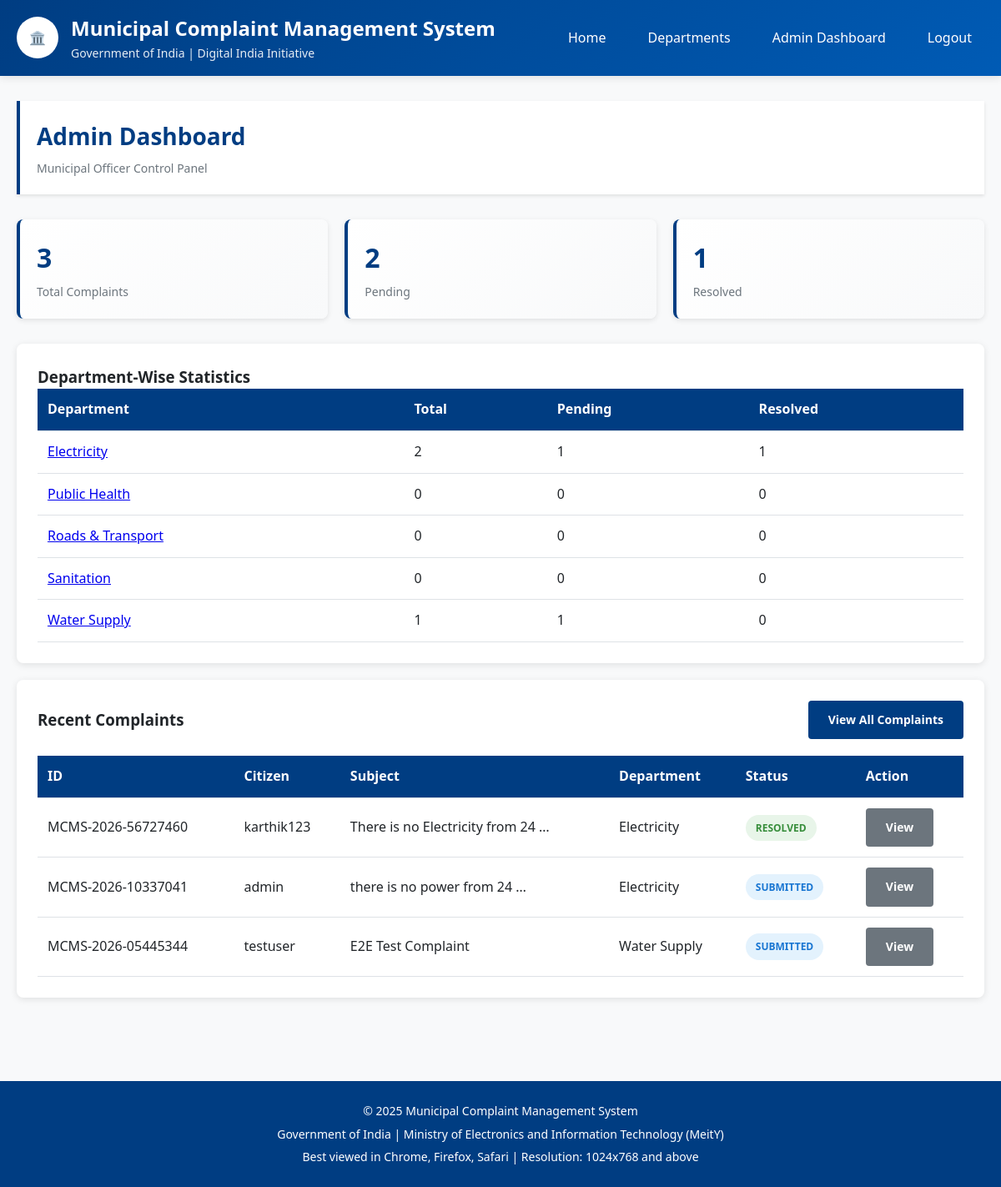
The page /admin-panel/dashboard/ (signed in) on the database its author committed.
### departments/models.py (models this page shows, shortened)
class Department(models.Model):
    DEPARTMENT_CHOICES = [
        ('WATER_SUPPLY', 'Water Supply'),
        ('ROADS_TRANSPORT', 'Roads & Transport'),
        ('SANITATION', 'Sanitation'),
        ('ELECTRICITY', 'Electricity'),
        ('PUBLIC_HEALTH', 'Public Health'),
    ]
    code = models.CharField(
        max_length=50,
        choices=DEPARTMENT_CHOICES,
        unique=True,
        primary_key=True
    )
    name = models.CharField(max_length=100)
    description = models.TextField(blank=True)
    head_of_department = models.CharField(max_length=100, blank=True)
    contact_number = models.CharField(max_length=15, blank=True)
    email = models.EmailField(blank=True)
    is_active = models.BooleanField(default=True)
    created_at = models.DateTimeField(auto_now_add=True)
    updated_at = models.DateTimeField(auto_now=True)
    class Meta:
        db_table = 'departments'
        verbose_name = 'Department'
        verbose_name_plural = 'Departments'
        ordering = ['name']

### complaints/models.py (models this page shows, shortened)
class Complaint(models.Model):
    STATUS_CHOICES = [
        ('SUBMITTED', 'Submitted'),
        ('UNDER_REVIEW', 'Under Review'),
        ('IN_PROGRESS', 'In Progress'),
        ('RESOLVED', 'Resolved'),
        ('CLOSED', 'Closed'),
    ]
    complaint_id = models.CharField(
        max_length=50,
        unique=True,
        default=generate_complaint_id,
        editable=False,
        db_index=True
    )
    citizen = models.ForeignKey(
        settings.AUTH_USER_MODEL,
        on_delete=models.PROTECT,
        related_name='complaints'
    )
    department = models.ForeignKey(
        Department,
        on_delete=models.PROTECT,
        related_name='complaints'
    )
    ward_number = models.CharField(max_length=10)
    area = models.CharField(max_length=200)
    landmark = models.CharField(max_length=200, blank=True)
    subject = models.CharField(max_length=200)
    description = models.TextField()
    proof_file = models.FileField(
        upload_to=complaint_proof_upload_path,
        blank=True,
        null=True
    )
    status = models.CharField(
        max_length=20,
        choices=STATUS_CHOICES,
        default='SUBMITTED',
        db_index=True
    )
    official_remarks = models.TextField(blank=True)
    officer = models.ForeignKey(
        settings.AUTH_USER_MODEL,
        on_delete=models.SET_NULL,
        null=True,
        blank=True,
        related_name='assigned_complaints'
    )
    resolution_notes = models.TextField(blank=True)
    resolution_proof = models.FileField(
        upload_to=resolution_proof_upload_path,
        blank=True,
        null=True
    )
    submitted_at = models.DateTimeField(auto_now_add=True, db_index=True)
    last_updated = models.DateTimeField(auto_now=True)
    reviewed_at = models.DateTimeField(null=True, blank=True)
    in_progress_at = models.DateTimeField(null=True, blank=True)
    resolved_at = models.DateTimeField(null=True, blank=True)
    closed_at = models.DateTimeField(null=True, blank=True)
    is_archived = models.BooleanField(default=False)
    class Meta:
        db_table = 'complaints'
        verbose_name = 'Complaint'
        verbose_name_plural = 'Complaints'
        ordering = ['-submitted_at']
        indexes = [
            models.Index(fields=['complaint_id']),
            models.Index(fields=['status', 'submitted_at']),
            models.Index(fields=['department', 'status']),
        ]
    def get_status_display_class(self):
        status_classes = {
            'SUBMITTED': 'status-submitted',
            'UNDER_REVIEW': 'status-review',
            'IN_PROGRESS': 'status-progress',
            'RESOLVED': 'status-resolved',
            'CLOSED': 'status-closed',
        }
        return status_classes.get(self.status, 'status-default')

### accounts/models.py (models this page shows, shortened)
class Citizen(AbstractBaseUser, PermissionsMixin):
    username = models.CharField(max_length=150, unique=True, db_index=True)
    email = models.EmailField(unique=True, db_index=True)
    mobile = models.CharField(max_length=15, unique=True)
    is_active = models.BooleanField(default=True)
    is_staff = models.BooleanField(default=False)
    is_verified = models.BooleanField(default=False)
    date_joined = models.DateTimeField(default=timezone.now)
    last_login = models.DateTimeField(null=True, blank=True)
    otp = models.CharField(max_length=6, null=True, blank=True)
    otp_created_at = models.DateTimeField(null=True, blank=True)
    objects = CitizenManager()
    USERNAME_FIELD = 'username'
    REQUIRED_FIELDS = ['email', 'mobile']
    class Meta:
        db_table = 'citizens'
        verbose_name = 'Citizen'
        verbose_name_plural = 'Citizens'
        ordering = ['-date_joined']

### adminpanel/views.py (the view)
# urls.py: path('dashboard/', views.admin_dashboard, name='dashboard'),
@login_required
@user_passes_test(is_admin_user, login_url='/admin-panel/login/')
def admin_dashboard(request):
    total_complaints = Complaint.objects.filter(is_archived=False).count()
    pending_complaints = Complaint.objects.filter(
        is_archived=False
    ).exclude(status__in=['RESOLVED', 'CLOSED']).count()
    resolved_complaints = Complaint.objects.filter(
        status__in=['RESOLVED', 'CLOSED'],
        is_archived=False
    ).count()
    status_stats = Complaint.objects.filter(is_archived=False).values('status').annotate(
        count=Count('id')
    )
    dept_stats = Department.objects.annotate(
        total=Count('complaints', filter=Q(complaints__is_archived=False)),
        pending=Count('complaints', filter=Q(
            complaints__is_archived=False,
            complaints__status__in=['SUBMITTED', 'UNDER_REVIEW', 'IN_PROGRESS']
        )),
        resolved=Count('complaints', filter=Q(
            complaints__is_archived=False,
            complaints__status__in=['RESOLVED', 'CLOSED']
        ))
    )
    recent_complaints = Complaint.objects.filter(
        is_archived=False
    ).select_related('citizen', 'department', 'officer')[:10]
    context = {
        'total_complaints': total_complaints,
        'pending_complaints': pending_complaints,
        'resolved_complaints': resolved_complaints,
        'status_stats': status_stats,
        'dept_stats': dept_stats,
        'recent_complaints': recent_complaints,
    }
    return render(request, 'adminpanel/dashboard.html', context)

### adminpanel/views.py (called while the page is built)
def is_admin_user(user):
    return user.is_authenticated and user.is_staff

### templates/adminpanel/dashboard.html (shortened to what this page needs)
{% extends 'base/base.html' %}
{% block content %}
<div class="page-header">
    <h2>Admin Dashboard</h2>
    <p>Municipal Officer Control Panel</p>
</div>
<div class="stats-grid">
    <div class="stat-card">
        <h3>{{ total_complaints }}</h3>
        <p>Total Complaints</p>
    </div>
    <div class="stat-card">
        <h3>{{ pending_complaints }}</h3>
        <p>Pending</p>
    </div>
    <div class="stat-card">
        <h3>{{ resolved_complaints }}</h3>
        <p>Resolved</p>
    </div>
</div>
<div class="card">
    <h3>Department-Wise Statistics</h3>
    <div class="table-container">
        <table class="data-table">
            <thead><tr><th>Department</th><th>Total</th><th>Pending</th><th>Resolved</th></tr></thead>
            <tbody>
                {% for dept in dept_stats %}
                <tr>
                    <td><a href="{% url 'adminpanel:department_complaints' dept.code %}">{{ dept.name }}</a></td>
                    <td>{{ dept.total }}</td>
                    <td>{{ dept.pending }}</td>
                    <td>{{ dept.resolved }}</td>
                </tr>
                {% endfor %}
            </tbody>
        </table>
    </div>
</div>
<div class="card">
    <div style="display: flex; justify-content: space-between; align-items: center; margin-bottom: 20px;">
        <h3>Recent Complaints</h3>
        <a href="{% url 'adminpanel:all_complaints' %}" class="btn btn-primary">View All Complaints</a>
    </div>
    <div class="table-container">
        <table class="data-table">
            <thead><tr><th>ID</th><th>Citizen</th><th>Subject</th><th>Department</th><th>Status</th><th>Action</th></tr></thead>
            <tbody>
                {% for complaint in recent_complaints %}
                <tr>
                    <td>{{ complaint.complaint_id }}</td>
                    <td>{{ complaint.citizen.username }}</td>
                    <td>{{ complaint.subject|truncatewords:6 }}</td>
                    <td>{{ complaint.department.name }}</td>
                    <td><span class="status-badge {{ complaint.get_status_display_class }}">{{ complaint.get_status_display }}</span></td>
                    <td><a href="{% url 'adminpanel:complaint_detail' complaint.complaint_id %}" class="btn btn-secondary">View</a></td>
                </tr>
                {% empty %}
                <tr><td colspan="6" class="text-center">No complaints yet.</td></tr>
                {% endfor %}
            </tbody>
        </table>
    </div>
</div>
{% endblock %}

### templates/base/base.html (shortened to what this page needs)
<!DOCTYPE html>
<html lang="en">
<head>
    <link rel="stylesheet" href="/static/css/style.css">
</head>
<body>
    <header class="header">
        <div class="container">
            <div class="header-content">
                <div class="logo-section">
                    <div class="emblem">
                        🏛️
                    </div>
                    <div class="site-title">
                        <h1>Municipal Complaint Management System</h1>
                        <p>Government of India | Digital India Initiative</p>
                    </div>
                </div>
                <nav>
                    <ul class="nav-menu">
                        <li><a href="/">Home</a></li>
                        <li><a href="/departments/">Departments</a></li>
                        {% if user.is_authenticated %}
                            {% if user.is_staff %}
                                <li><a href="/admin-panel/dashboard/">Admin Dashboard</a></li>
                                <li><a href="/admin-panel/logout/">Logout</a></li>
                            {% else %}
                                <li><a href="/complaints/dashboard/">My Dashboard</a></li>
                                <li><a href="/complaints/submit/">File Complaint</a></li>
                                <li><a href="/accounts/logout/">Logout</a></li>
                            {% endif %}
                        {% else %}
                            <li><a href="/accounts/login/">Citizen Login</a></li>
                            <li><a href="/accounts/register/">Register</a></li>
                            <li><a href="/admin-panel/login/">Admin Login</a></li>
                        {% endif %}
                    </ul>
                </nav>
            </div>
        </div>
    </header>
    <main class="main-content">
        <div class="container">
            {% block content %}{% endblock %}
        </div>
    </main>
    <footer class="footer">
        <div class="container">
            <p>&copy; 2025 Municipal Complaint Management System</p>
            <p>Government of India | Ministry of Electronics and Information Technology (MeitY)</p>
            <p>Best viewed in Chrome, Firefox, Safari | Resolution: 1024x768 and above</p>
        </div>
    </footer>
</body>
</html>

### static/css/style.css (style rules this page uses)
:root { --primary-color: #003d82; --secondary-color: #ff9933; --success-color: #28a745; --danger-color: #dc3545; --warning-color: #ffc107; --info-color: #17a2b8; --light-gray: #f8f9fa; --border-color: #dee2e6; --text-dark: #212529; --text-muted: #6c757d; --white: #ffffff; }
* { margin: 0; padding: 0; box-sizing: border-box; }
body { font-family: 'Segoe UI', Tahoma, Geneva, Verdana, sans-serif; font-size: 16px; line-height: 1.6; color: var(--text-dark); background-color: var(--light-gray); }
.container { max-width: 1200px; margin: 0 auto; padding: 0 20px; }
.header { background: linear-gradient(135deg, var(--primary-color), #005bb5); color: var(--white); padding: 15px 0; box-shadow: 0 2px 10px rgba(0, 0, 0, 0.1); }
.header-content { display: flex; justify-content: space-between; align-items: center; flex-wrap: wrap; }
.logo-section { display: flex; align-items: center; gap: 15px; }
.emblem { width: 50px; height: 50px; background-color: var(--white); border-radius: 50%; display: flex; align-items: center; justify-content: center; font-weight: bold; color: var(--primary-color); }
.site-title h1 { font-size: 24px; font-weight: 600; }
.site-title p { font-size: 14px; opacity: 0.9; }
.nav-menu { display: flex; gap: 20px; list-style: none; }
.nav-menu a { color: var(--white); text-decoration: none; padding: 8px 15px; border-radius: 4px; transition: background-color 0.3s; }
.main-content { min-height: calc(100vh - 200px); padding: 30px 0; }
.page-header { background-color: var(--white); padding: 20px; margin-bottom: 30px; border-left: 4px solid var(--primary-color); box-shadow: 0 2px 4px rgba(0, 0, 0, 0.1); }
.page-header h2 { color: var(--primary-color); font-size: 28px; margin-bottom: 5px; }
.page-header p { color: var(--text-muted); font-size: 14px; }
.card { background-color: var(--white); border-radius: 8px; box-shadow: 0 2px 8px rgba(0, 0, 0, 0.1); padding: 25px; margin-bottom: 20px; }
.stats-grid { display: grid; grid-template-columns: repeat(auto-fit, minmax(250px, 1fr)); gap: 20px; margin-bottom: 30px; }
.stat-card { background: linear-gradient(135deg, var(--white), var(--light-gray)); border-left: 4px solid var(--primary-color); padding: 20px; border-radius: 8px; box-shadow: 0 2px 6px rgba(0, 0, 0, 0.1); transition: transform 0.3s; }
.stat-card h3 { font-size: 32px; color: var(--primary-color); margin-bottom: 5px; }
.stat-card p { color: var(--text-muted); font-size: 14px; }
.btn { display: inline-block; padding: 12px 24px; font-size: 14px; font-weight: 600; text-align: center; text-decoration: none; border: none; border-radius: 4px; cursor: pointer; transition: all 0.3s; }
.btn-primary { background-color: var(--primary-color); color: var(--white); }
.btn-secondary { background-color: var(--text-muted); color: var(--white); }
.status-badge { display: inline-block; padding: 6px 12px; border-radius: 20px; font-size: 12px; font-weight: 600; text-transform: uppercase; }
.status-submitted { background-color: #e3f2fd; color: #1976d2; }
.status-resolved { background-color: #e8f5e9; color: #388e3c; }
.table-container { overflow-x: auto; }
.data-table { width: 100%; border-collapse: collapse; background-color: var(--white); }
.data-table th, .data-table td { padding: 12px; text-align: left; border-bottom: 1px solid var(--border-color); }
.data-table th { background-color: var(--primary-color); color: var(--white); font-weight: 600; }
.footer { background-color: var(--primary-color); color: var(--white); text-align: center; padding: 20px 0; margin-top: 50px; }
.footer p { margin: 5px 0; font-size: 14px; }

### rows shown on the page
Department: name "Electricity", total "2", pending "1", resolved "1"
Department: name "Public Health", total "0", pending "0", resolved "0"
Department: name "Roads & Transport", total "0", pending "0", resolved "0"
Department: name "Sanitation", total "0", pending "0", resolved "0"
Department: name "Water Supply", total "1", pending "1", resolved "0"
Complaint: complaint_id "MCMS-2026-56727460", citizen.username "karthik123", subject "There is no Electricity from 24 …", department.name "Electricity", status "RESOLVED"
Complaint: complaint_id "MCMS-2026-10337041", citizen.username "admin", subject "there is no power from 24 …", department.name "Electricity", status "SUBMITTED"
Complaint: complaint_id "MCMS-2026-05445344", citizen.username "testuser", subject "E2E Test Complaint", department.name "Water Supply", status "SUBMITTED"

### other values the page prints
{{ total_complaints }} "3"
{{ pending_complaints }} "2"
{{ resolved_complaints }} "1"
